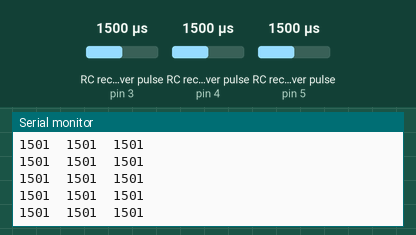
Recording of a sketch running on a simulated Arduino Uno, built with avr-gcc and run on an emulated ATmega328P. Parts: the last lines printed to the serial monitor. Wiring (inferred from the names in the program): 3 × RC receiver channel: data pin 3 / data pin 4 / data pin 5. Inputs (shaded band) come from the test bench; at power-on: RC receiver pulse (sensors on pin 3, pin 4, pin 5) 1500 µs.

Above: at 1.2 s.
1.3 s: RC receiver pulse (sensor on pin 3) set to 1020 µs
At 2.3 s:
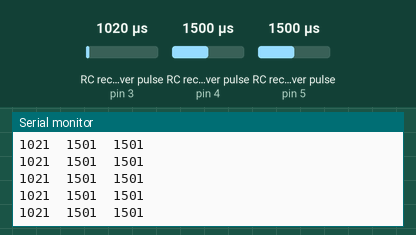
2.8 s: RC receiver pulse (sensor on pin 4) set to 1020 µs
At 3.3 s:
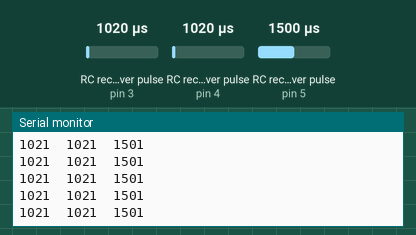
4.3 s: RC receiver pulse (sensor on pin 5) set to 1020 µs
At 5.1 s:
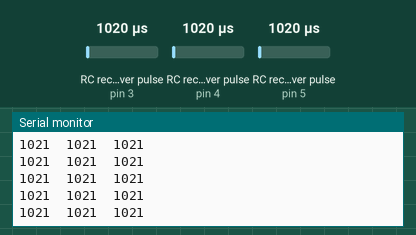
5.8 s: RC receiver pulse (sensor on pin 3) set to 1250 µs
At 6.5 s:
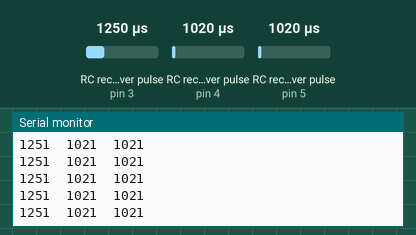
7.3 s: RC receiver pulse (sensor on pin 4) set to 1250 µs
At 8.3 s:
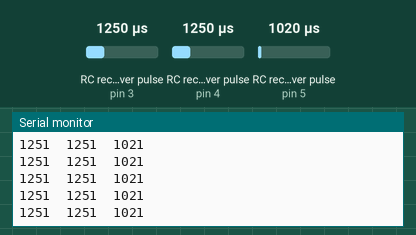
8.8 s: RC receiver pulse (sensor on pin 5) set to 1250 µs
At 9.6 s:
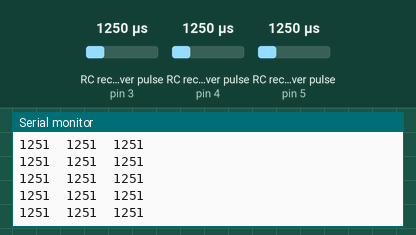
Timing chart, 0 to 11.3 s (numbered marks = the images above; inputs shaded):
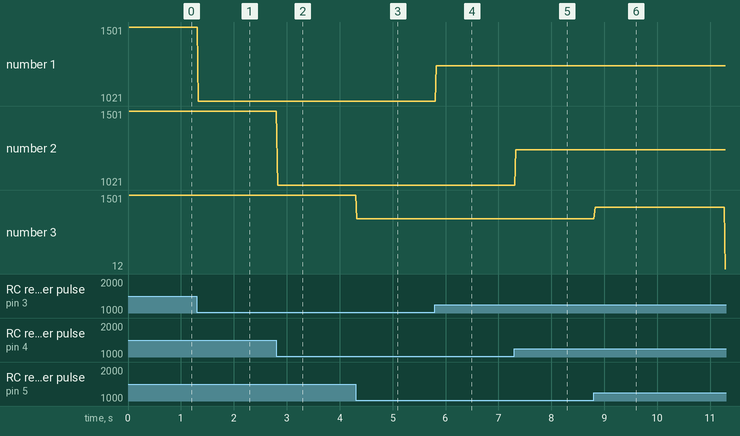

The sketch:

pulsein_test.ino
```cpp
const int BAUD_RATE = 9600;
int RC;
int RC1_pin = 3;
int RC2_pin = 4;
int RC3_pin = 5;
unsigned long RC1_value;
unsigned long RC2_value;
unsigned long RC3_value;


void setup() {
    Serial.begin(BAUD_RATE);
    pinMode(RC1_pin, INPUT);
    pinMode(RC2_pin, INPUT);
    pinMode(RC3_pin, INPUT);
}

void loop() {
  // put your main code here, to run repeatedly:

  RC1_value = pulseIn(RC1_pin, HIGH);
  RC2_value = pulseIn(RC2_pin, HIGH);
  RC3_value = pulseIn(RC3_pin, HIGH);

  Serial.print(RC1_value);
  Serial.print("  ");
  Serial.print(RC2_value);
  Serial.print("  ");
  Serial.println(RC3_value);
}
```

Measured:
- after the input at 1.3 s, the serial monitor: prints a new line at once (image 1)
- after the input at 2.8 s, the serial monitor: prints a new line at once (image 2)
- after the input at 4.3 s, the serial monitor: prints a new line at once (image 3)
- after the input at 5.8 s, the serial monitor: prints a new line at once (image 4)
- after the input at 7.3 s, the serial monitor: prints a new line at once (image 5)
- after the input at 8.8 s, the serial monitor: prints a new line at once (image 6)
- plotted number 1: 1501 → 1021 after the input at 1.3 s, 1021 → 1251 after the input at 5.8 s
- plotted number 3: 1021 → 12 after the input at 8.8 s
